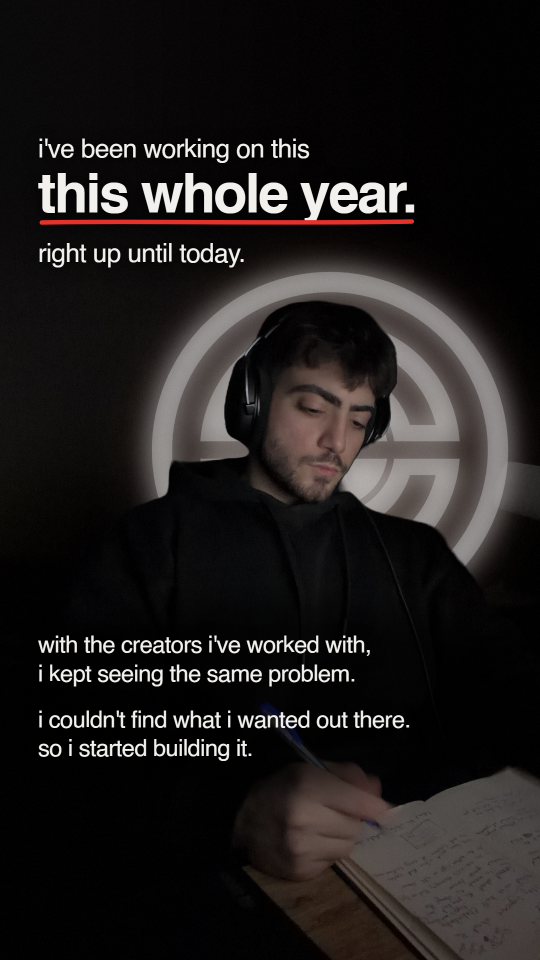
#> input picture output/highlight-saas/codex-launch-v2-2026-10-08/01.png, 1080 x 1920 px (shown at 1/2 size); its folder holds only this picture in this run
$ python sheets.py
#> lines starting #> are read from the running program, lines starting #| are printed output that depends on the picture
from pathlib import Path
from PIL import Image,ImageDraw,ImageFont
import json,hashlib
P=Path(__file__).resolve().parent;F=ImageFont.truetype('C:/Windows/Fonts/arial.ttf',23)
for name,ids,cols,tw in [('contact-sheet',range(1,10),3,360),('opening',range(1,4),3,450),('argument',range(4,7),3,450),('product-close',range(7,10),3,450)]:
 ids=list(ids);th=round(tw*1920/1080);g=20;label=40;rows=(len(ids)+cols-1)//cols
 im=Image.new('RGB',(cols*(tw+g)+g,rows*(th+label+g)+g),'#151619');d=ImageDraw.Draw(im)
 for k,n in enumerate(ids):
  x=g+(k%cols)*(tw+g);y=g+(k//cols)*(th+label+g);d.text((x,y+3),f'{n:02}',fill='#deded8',font=F)
  with Image.open(P/f'{n:02}.png') as s:im.paste(s.convert('RGB').resize((tw,th),Image.Resampling.LANCZOS),(x,y+label))
#> s is the input picture: PIL image 1080x1920 RGB; mean R, G, B 32.1, 29, 28.4
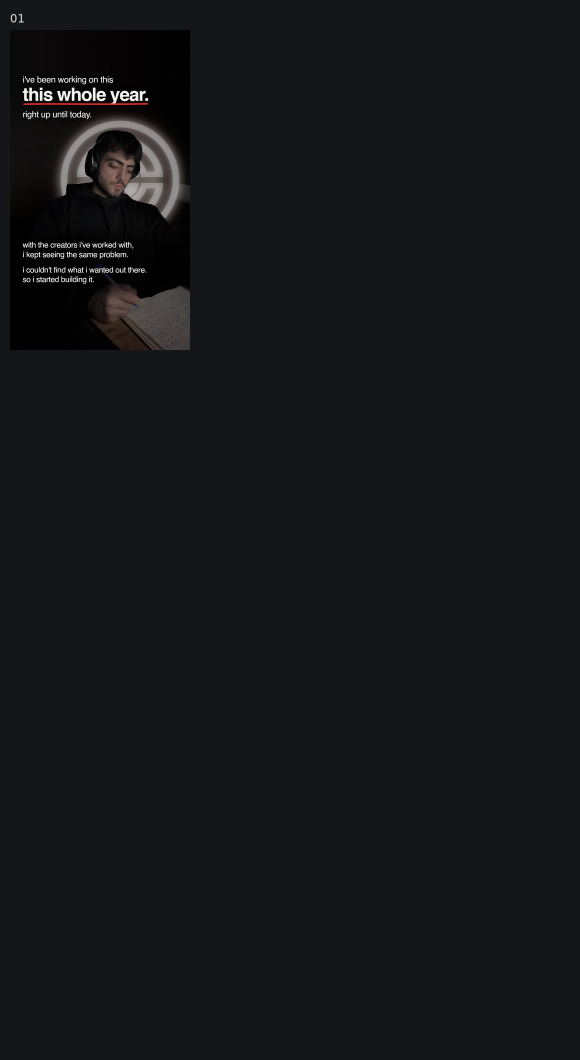
#> im: PIL image 1160x2120 RGB (shown at 1/2 size); mean R, G, B 22.1, 22.7, 25.3
#> (the run stopped early here; a loop or call above may not have finished)
